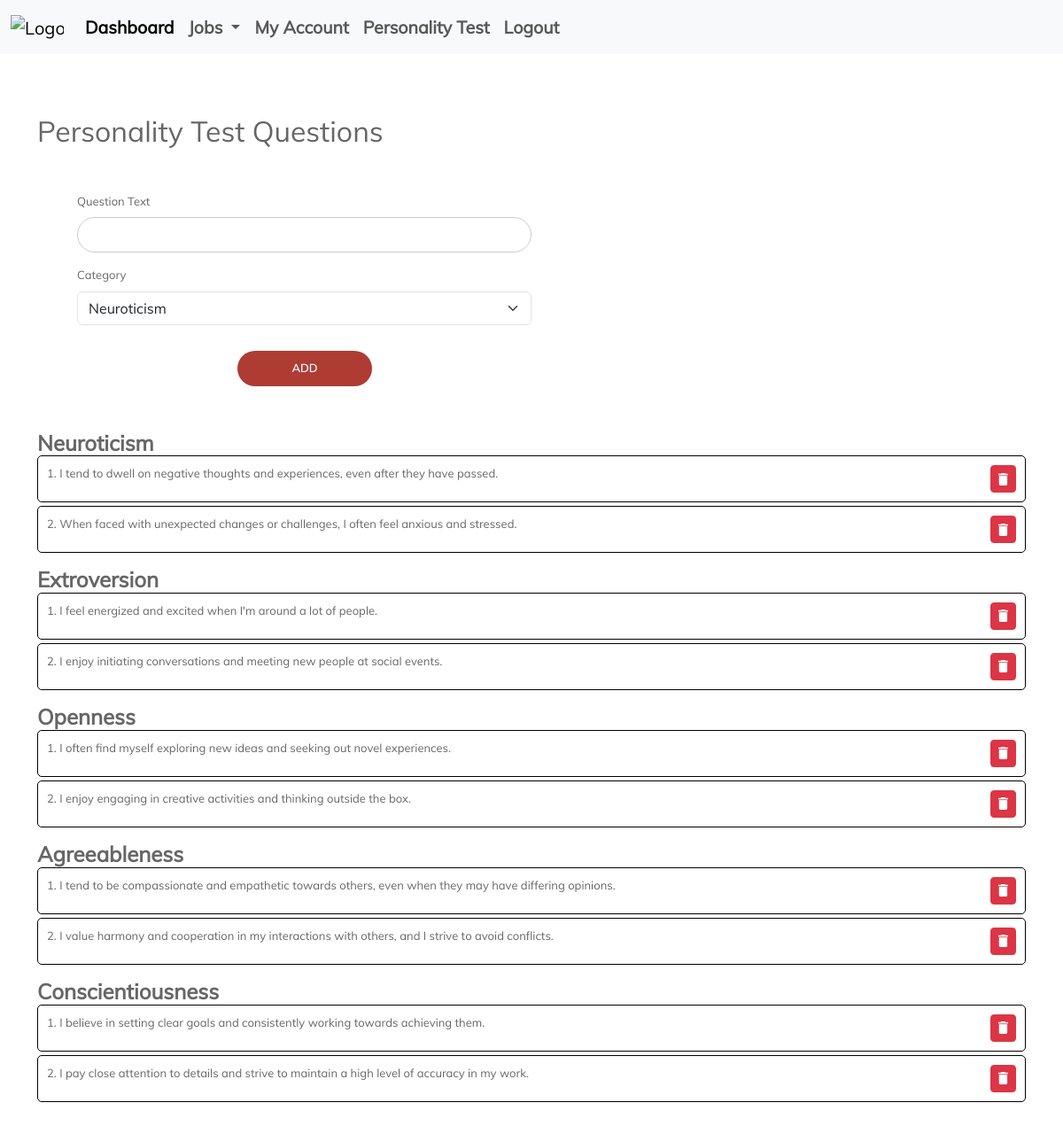
The app's page /personality_test_edit/ (signed in) with its own data.
### personality_test/models.py (models this page shows, shortened)
class Question(models.Model):
    CATEGORY_CHOICES = (
        ('neuroticism', 'Neuroticism'),
        ('extroversion', 'Extroversion'),
        ('openness', 'Openness'),
        ('agreeableness', 'Agreeableness'),
        ('conscientiousness', 'Conscientiousness'),
    )
    text = models.CharField(max_length=255)
    category = models.CharField(max_length=20, choices=CATEGORY_CHOICES)
    admin_only = models.BooleanField(default=False)  # New field to indicate if the category is admin-only

### employer/views.py (the view)
# urls.py: path('personality_test_edit/', personality_test_edit, name='personality_test_edit'),
@login_required(login_url='/login/')
def personality_test_edit(request):
    if request.method == 'POST':
        form = QuestionForm(request.POST)
        if form.is_valid():
            form.save()
    else:
        form = QuestionForm()
    questions = Question.objects.all()
    categorized_questions = {}
    for category, _ in Question.CATEGORY_CHOICES:
        categorized_questions[category] = questions.filter(category=category).order_by('id')
    context = {
        'form': form,
        'categorized_questions': categorized_questions,
    }
    return render(request, 'employer/personality_test_edit.html', context)

### employer/forms.py
class QuestionForm(forms.ModelForm):
    class Meta:
        model = Question
        fields = ['text', 'category']

### templates/employer/personality_test_edit.html (shortened to what this page needs)
{% extends 'employer/base.html' %}
{% block content %}
<div class="inner">
    <h2>Personality Test Questions</h2>
    <form method="post">
        <div class="mb-3">
            <label for="text" class="form-label">Question Text</label>
            <input type="text" class="form-control" id="text" name="text" required>
        </div>
        <div class="mb-3">
            <label for="category" class="form-label">Category</label>
            <select class="form-select" id="category" name="category" required>
                <option value="neuroticism">Neuroticism</option>
            </select>
        </div>
        <button type="submit">Add</button>
    </form>
    <div class="no-bullets">
        {% for category, question_list in categorized_questions.items %}
        <div class="category-li">
            <h4><strong>{{ category|capfirst }}</strong></h4>
            <div class="no-bullets mb-3">
                {% for question in question_list %}
                <div class="question mb-1" style="display: flex;
                            justify-content: space-between;">
                    {{ forloop.counter }}. {{ question.text }}
                    <a href="{% url 'delete_question' question.id %}" class="btn btn-danger  btn-sm delete-btn"><i class="zmdi zmdi-delete zmdi-hc-lg"></i></a>
                </div>
                {% endfor %}
            </div>
        </div>
        {% endfor %}
    </div>
</div>
{% endblock %}

### static/css/style.css (style rules this page uses)
* { -webkit-box-sizing: border-box; -moz-box-sizing: border-box; box-sizing: border-box; }
body { font-family: "Muli-Regular"; color: #666; font-size: 13px; margin: 0; }
input, textarea, select, button { font-family: "Muli-Regular"; color: #333; font-size: 13px; }
p, h1, h2, h3, h4, h5, h6, ul { margin: 0; }
.inner { min-width: 850px; margin: auto; padding-top: 68px; padding-bottom: 48px; }
form { width: 50%; padding-left: 45px; }
.form-control { border: 1px solid #ccc; display: block; width: 100%; height: 40px; padding: 0 20px; border-radius: 20px; font-family: "Muli-Bold"; background: none; }
select { -moz-appearance: none; -webkit-appearance: none; cursor: pointer; padding-left: 20px; }
button { border: none; width: 152px; height: 40px; margin: auto; margin-top: 29px; cursor: pointer; display: flex; align-items: center; justify-content: center; padding: 0; background: #ae3c33; font-size: 13px; color: #fff; text-transform: uppercase; font-family: "Muli-SemiBold"; border-radius: 20px; overflow: hidden; -webkit-transform: perspective(1px) translateZ(0); transform: perspective(1px) translateZ(0); box-shadow: 0 0 1px rgba(0, 0, 0, 0); position: relative; -webkit-transition-property: color; transition-property: color; -webkit-transition-duration: 0.5s; transition-duration: 0.5s; }
button:before { content: ""; position: absolute; z-index: -1; top: 0; left: 0; right: 0; bottom: 0; background: #f11a09; -webkit-transform: scaleX(0); transform: scaleX(0); -webkit-transform-origin: 0 50%; transform-origin: 0 50%; -webkit-transition-property: transform; transition-property: transform; -webkit-transition-duration: 0.5s; transition-duration: 0.5s; -webkit-transition-timing-function: ease-out; transition-timing-function: ease-out; }
.question { border: 1px solid black; border-radius: 5px; padding: 10px; }

### records on screen
Question: text "I tend to dwell on negative thoughts and experiences, even after they have passed."
Question: text "When faced with unexpected changes or challenges, I often feel anxious and stressed."
Question: text "I feel energized and excited when I'm around a lot of people."
Question: text "I enjoy initiating conversations and meeting new people at social events."
Question: text "I often find myself exploring new ideas and seeking out novel experiences."
Question: text "I enjoy engaging in creative activities and thinking outside the box."
Question: text "I tend to be compassionate and empathetic towards others, even when they may have differing opinions."
Question: text "I value harmony and cooperation in my interactions with others, and I strive to avoid conflicts."
Question: text "I believe in setting clear goals and consistently working towards achieving them."
Question: text "I pay close attention to details and strive to maintain a high level of accuracy in my work."

### other values on screen
{{ category|capfirst }} "Neuroticism" "Extroversion" "Openness" "Agreeableness" "Conscientiousness"
